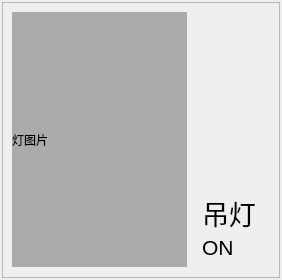
<?xml version="1.0" encoding="UTF-8"?>
<ui version="4.0">
 <class>DeviceLamp</class>
 <widget class="QWidget" name="DeviceLamp">
  <property name="geometry">
   <rect>
    <x>0</x>
    <y>0</y>
    <width>282</width>
    <height>280</height>
   </rect>
  </property>
  <property name="windowTitle">
   <string>Form</string>
  </property>
  <layout class="QGridLayout" name="gridLayout">
   <property name="leftMargin">
    <number>2</number>
   </property>
   <property name="topMargin">
    <number>2</number>
   </property>
   <property name="rightMargin">
    <number>2</number>
   </property>
   <property name="bottomMargin">
    <number>2</number>
   </property>
   <item row="0" column="0">
    <widget class="QFrame" name="frame_background">
     <property name="frameShape">
      <enum>QFrame::StyledPanel</enum>
     </property>
     <property name="frameShadow">
      <enum>QFrame::Raised</enum>
     </property>
     <widget class="QLabel" name="label_name_lamp">
      <property name="geometry">
       <rect>
        <x>200</x>
        <y>190</y>
        <width>81</width>
        <height>41</height>
       </rect>
      </property>
      <property name="font">
       <font>
        <family>汉仪旗黑-45S</family>
        <pointsize>20</pointsize>
       </font>
      </property>
      <property name="text">
       <string>吊灯</string>
      </property>
     </widget>
     <widget class="QLabel" name="label_lamp">
      <property name="geometry">
       <rect>
        <x>10</x>
        <y>10</y>
        <width>175</width>
        <height>255</height>
       </rect>
      </property>
      <property name="styleSheet">
       <string notr="true">background-color: rgb(171, 171, 171);</string>
      </property>
      <property name="text">
       <string>灯图片</string>
      </property>
     </widget>
     <widget class="QLabel" name="label_onoff">
      <property name="geometry">
       <rect>
        <x>200</x>
        <y>230</y>
        <width>71</width>
        <height>31</height>
       </rect>
      </property>
      <property name="font">
       <font>
        <pointsize>16</pointsize>
       </font>
      </property>
      <property name="text">
       <string>ON</string>
      </property>
     </widget>
    </widget>
   </item>
  </layout>
 </widget>
 <resources/>
 <connections/>
</ui>
